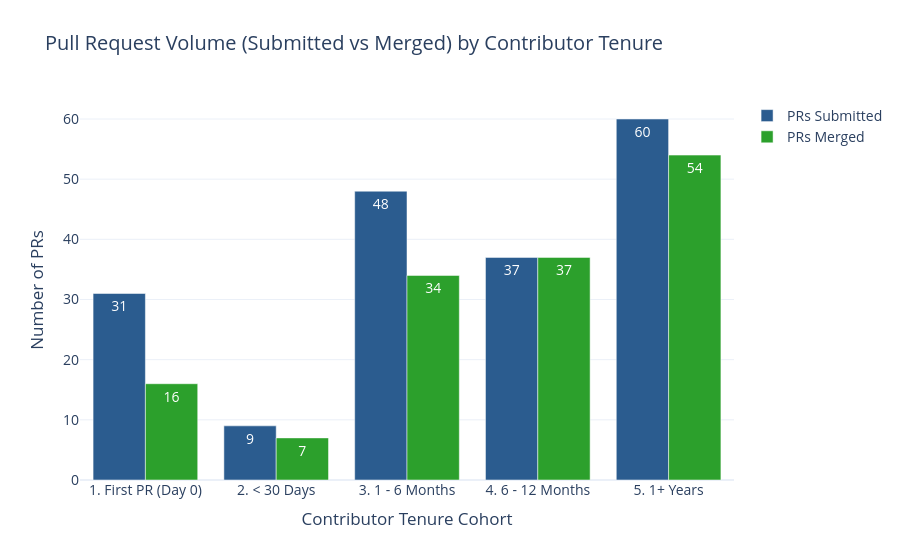

Notebook source saved alongside this figure:
### Markdown cell above
### Plots

## PRs Submitted vs. Merged by Tenure Cohort

Shows submitted and merged PR counts across contributor tenure groups.

### Code cell
fig_volume = go.Figure(
    [
        go.Bar(
            name="PRs Submitted",
            x=tenure_summary["tenure_cohort"],
            y=tenure_summary["prs_submitted"],
            marker_color="#2b5c8f",
            text=tenure_summary["prs_submitted"],
            textposition="auto",
            hovertemplate="<b>%{x}</b><br>Submitted: %{y}<extra></extra>",
        ),
        go.Bar(
            name="PRs Merged",
            x=tenure_summary["tenure_cohort"],
            y=tenure_summary["prs_merged"],
            marker_color="#2ca02c",
            text=tenure_summary["prs_merged"],
            textposition="auto",
            hovertemplate="<b>%{x}</b><br>Merged: %{y}<extra></extra>",
        ),
    ]
)

fig_volume.update_layout(
    title="Pull Request Volume (Submitted vs Merged) by Contributor Tenure",
    xaxis_title="Contributor Tenure Cohort",
    yaxis_title="Number of PRs",
    barmode="group",
    font=dict(size=14),
    template="plotly_white",
)

fig_volume.show()

### Figure 1 — Plotly figure (JSON) as saved in the notebook; plotly's stock layout.template omitted (floating-point values rounded to 4 significant figures)
{"data": [{"hovertemplate": "<b>%{x}</b><br>Submitted: %{y}<extra></extra>", "marker": {"color": "#2b5c8f"}, "name": "PRs Submitted", "text": [31.0, 9.0, 48.0, 37.0, 60.0], "textposition": "auto", "x": ["1. First PR (Day 0)", "2. < 30 Days", "3. 1 - 6 Months", "4. 6 - 12 Months", "5. 1+ Years"], "y": [31, 9, 48, 37, 60], "type": "bar"}, {"hovertemplate": "<b>%{x}</b><br>Merged: %{y}<extra></extra>", "marker": {"color": "#2ca02c"}, "name": "PRs Merged", "text": [16.0, 7.0, 34.0, 37.0, 54.0], "textposition": "auto", "x": ["1. First PR (Day 0)", "2. < 30 Days", "3. 1 - 6 Months", "4. 6 - 12 Months", "5. 1+ Years"], "y": [16, 7, 34, 37, 54], "type": "bar"}], "layout": {"font": {"size": 14}, "title": {"text": "Pull Request Volume (Submitted vs Merged) by Contributor Tenure"}, "xaxis": {"title": {"text": "Contributor Tenure Cohort"}}, "yaxis": {"title": {"text": "Number of PRs"}}, "barmode": "group"}}
